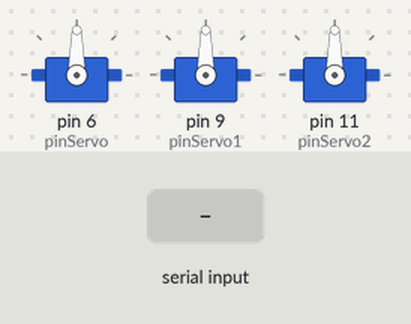
Simulated run of this sketch. Board: Arduino Uno, built with avr-gcc and run on an emulated ATmega328P. On the bench: 3 × servo. Inputs (shaded band) come from the test bench.

Above: at 1.2 s.
1.3 s: "L" received over Serial
At 2.5 s:
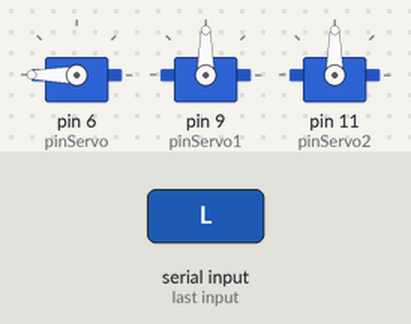
2.8 s: "R" received over Serial
At 3.7 s:
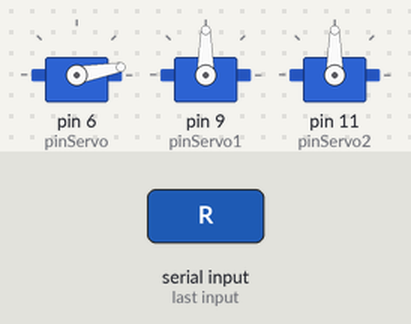
4.3 s: "F" received over Serial
At 4.8 s:
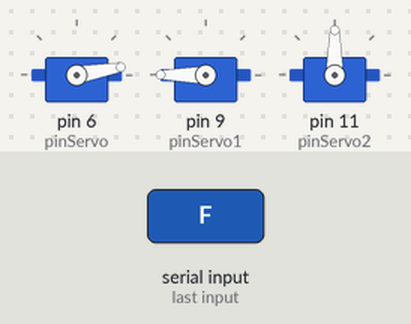
5.8 s: "B" received over Serial
At 7.0 s:
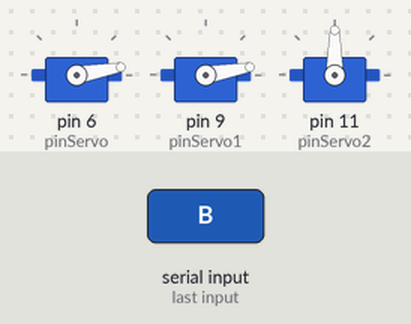
7.3 s: "W" received over Serial
At 8.3 s:
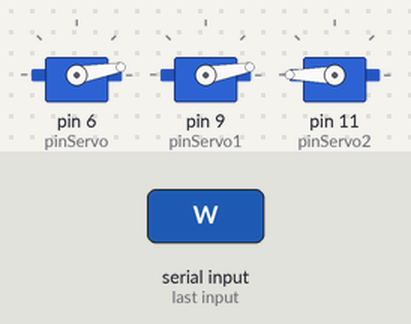
8.8 s: "U" received over Serial
At 9.5 s:
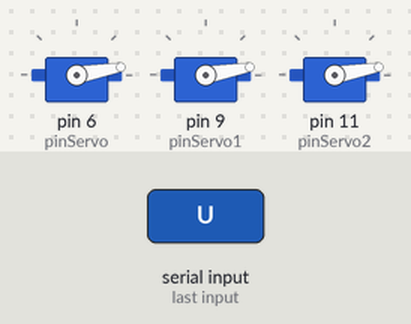
Timing chart, 0 to 11.3 s (numbered marks = the images above; inputs shaded):
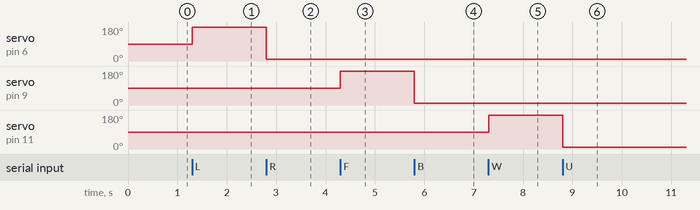

The sketch:

ROBOT_ARM_SERVO.ino
```cpp
#include <Servo.h>
  Servo Serv;
  Servo Serv1;
  Servo Serv2;

  int pinServo=6;
  int pinServo1=9;
  int pinServo2=11;
  int val=0;
  int val1=0;
  int val2=0;
void setup() {
  Serv.attach(pinServo);
  Serv1.attach(pinServo1);
  Serv2.attach(pinServo2);


  Serial.begin(9600);
   //Serial.begin(38400);
}

void loop() {
  if(Serial.available()>0)
  {
    char c=Serial.read();
    if(c=='L')//
    {
      Serv.write(180);
     delay(100);
    }
    if(c=='R')
    {
     Serv.write(10);
     delay(100);
    }
    if(c=='F')
    {
      Serv1.write(280);
     delay(100);
    }
    if(c=='B')
    {
      Serv1.write(10);
     delay(100);
    }

    if(c=='W')//
    {
      Serv2.write(180);
     delay(1000);
    }
    if(c=='U')
    {
     Serv2.write(10);
     delay(1000);
    }

  }

}
```

Measured:
- after the input at 1.3 s, servo on pin 6 (pinServo): 90° → 180° at once
- after the input at 2.8 s, servo on pin 6 (pinServo): 180° → 10° at once
- after the input at 4.3 s, servo on pin 9 (pinServo1): 90° → 180° at once
- after the input at 5.8 s, servo on pin 9 (pinServo1): 180° → 10° at once
- after the input at 7.3 s, servo on pin 11 (pinServo2): 90° → 180° at once
- after the input at 8.8 s, servo on pin 11 (pinServo2): 180° → 10° at once
